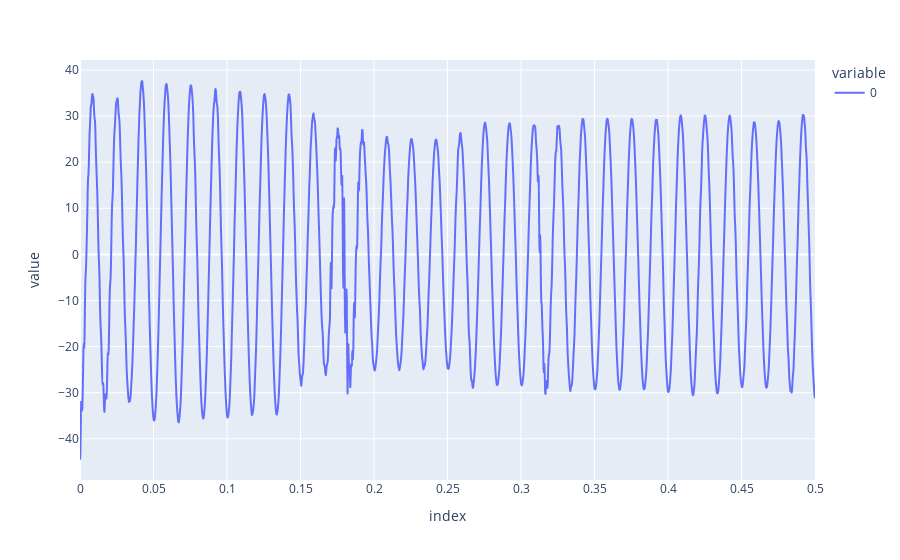

Notebook code for this chart:
### Code cell
import plotly.express as px
import pandas as pd
from utils_tesis import signalload

signals = signalload.CSV_pandas()
# signals.relay_list()
signal, t, _ = signals.load_data("I: X0023B-R1B")
df = pd.DataFrame(signal, t)
px.line(df)

### Figure 1 — Plotly figure (JSON) as saved in the notebook; plotly's stock layout.template omitted (floating-point values rounded to 4 significant figures; data arrays with more than 128 entries replaced by an {"elided": "..."} marker saying what was removed)
{"data": [{"hovertemplate": "variable=0<br>index=%{x}<br>value=%{y}<extra></extra>", "legendgroup": "0", "line": {"color": "#636efa", "dash": "solid"}, "marker": {"symbol": "circle"}, "mode": "lines", "name": "0", "showlegend": true, "type": "scattergl", "x": {"elided": "1921 float values"}, "xaxis": "x", "y": {"elided": "1921 float values"}, "yaxis": "y"}], "layout": {"legend": {"title": {"text": "variable"}, "tracegroupgap": 0}, "margin": {"t": 60}, "xaxis": {"anchor": "y", "domain": [0, 1], "title": {"text": "index"}}, "yaxis": {"anchor": "x", "domain": [0, 1], "title": {"text": "value"}}}}
